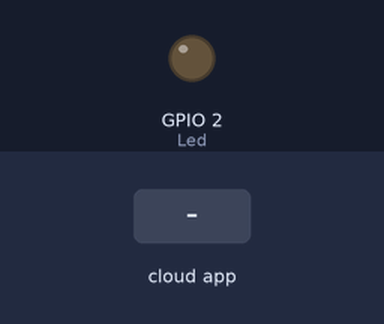
A sketch run on a simulated ESP8266 (NodeMCU). Shown: output pins drawn as LEDs (lit = HIGH). The test bench sets the inputs (shaded band). WiFi joins after 1.5 s; servers stay silent unless stated; no MQTT or app messages arrive unless stated; what the sketch prints to the serial monitor is not drawn.

Above: at 2.4 s.
2.5 s: the phone or cloud app sets Led to 1
At 2.9 s:
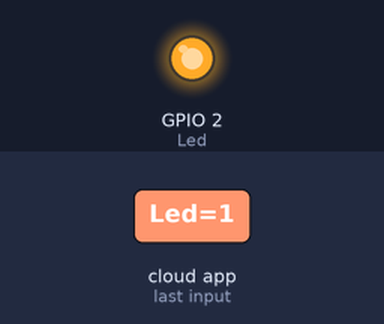
4.0 s: the phone or cloud app sets Led to 0
At 4.3 s:
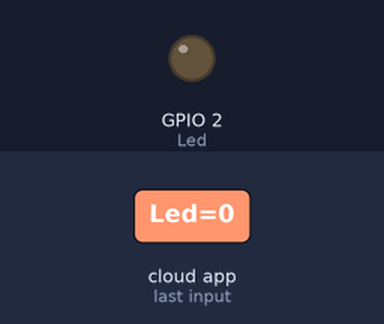
Timing chart, 0 to 7.0 s (numbered marks = the images above; inputs shaded):
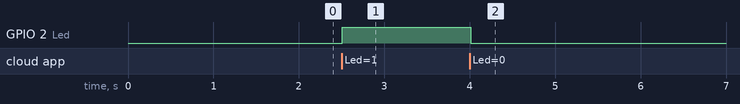

Measured:
- after the input at 2.5 s, GPIO 2 (Led): LOW → HIGH at once
- after the input at 4.0 s, GPIO 2 (Led): HIGH → LOW at once

The sketch:

sketch.ino
```cpp
//Bibliotecas utilizadas
#include <ESP8266WiFi.h>
#include "Adafruit_MQTT.h"
#include "Adafruit_MQTT_Client.h"

//Definição dos pinos
#define Led 2

const char* WLAN_SSID = "#############";
const char* WLAN_PASS = "#############" ;
/************************* Adafruit.io Configuração *********************************/

#define AIO_SERVER      "io.adafruit.com" //Adafruit Servidor
#define AIO_SERVERPORT  1883
#define AIO_USERNAME    "############"      //Insira o usuario criado na adafruit io
#define AIO_KEY         "#############" //Insira a chave de comunicação obtida na adafruit io

//Váriáveis utilizadas

int conectado = 1;
int conexao = 0;

unsigned long anterior = 0;
unsigned long intervalo = 15000;
unsigned long atual;

//Definição do Wifi Client
WiFiClient client;
Adafruit_MQTT_Client mqtt(&client, AIO_SERVER, AIO_SERVERPORT, AIO_USERNAME, AIO_KEY);

//Váriáveis criadas para comunicação com o MQTT
Adafruit_MQTT_Subscribe Light1 = Adafruit_MQTT_Subscribe(&mqtt, AIO_USERNAME "/feeds/Led");        // a palavra feeds deve estar em todos

//Funções
void MQTT_connect(); //Determina a conexão MQTT
void Conectar();     //Verifica a conexão o Wifi

void setup() {

  Serial.begin(9600);

  //Definição de saida e entrada de cada pino
  pinMode(Led,OUTPUT);

  //Declaração de Tópicos de Leitura
  mqtt.subscribe(&Light1);


}

void loop() {

  Conectar();
  MQTT_connect();

  //Leitura do valor recebido através da Adafruit IO
  Adafruit_MQTT_Subscribe *subscription;
  if((subscription = mqtt.readSubscription(100))) {
    if (subscription == &Light1) {
      Serial.print(F("Got: "));
      Serial.println((char *)Light1.lastread);
      int Light1_State = atoi((char *)Light1.lastread);
      digitalWrite(Led, Light1_State);
    }
  }
}


void MQTT_connect() {
  int8_t ret;
  //Conectando MQTT
  if (mqtt.connected()) {
    if(conectado){
      conectado = 0;
      Serial.println("MQTT Conectado!");
    }
    return;
  }
  Serial.print("Conectando MQTT...");
  uint8_t retries = 3;
  if((ret = mqtt.connect()) != 0) {
    Serial.println(mqtt.connectErrorString(ret));
    Serial.println("Reconexao ao MQTT em 5 segundos...");
    mqtt.disconnect();
    delay(5000);
    conectado = 1;
    //retries--;
    if (retries == 0) {
      //retries = 3;
    }
  }
}

void Conectar(){
  //Verifica a conexão wifi
  if(WiFi.status() != WL_CONNECTED){
      conexao = 0;
      //Conectando ao Wifi
      Serial.println();
      Serial.println();
      Serial.print("Conectando a rede: ");
      Serial.println(WLAN_SSID);
      //Inicializa Conexão Wifi
      WiFi.begin(WLAN_SSID, WLAN_PASS);
      while(WiFi.status() != WL_CONNECTED) {
            delay(100);
            delay(100);
            Serial.print(".");
            conexao++;
            if(conexao == 30){
              ESP.restart();
            }
      }
      Serial.println("WiFi conectado!");
      Serial.println("Endereco de IP: ");
      Serial.println(WiFi.localIP());
      conectado = 1;
      Serial.println();
  }
}
```
